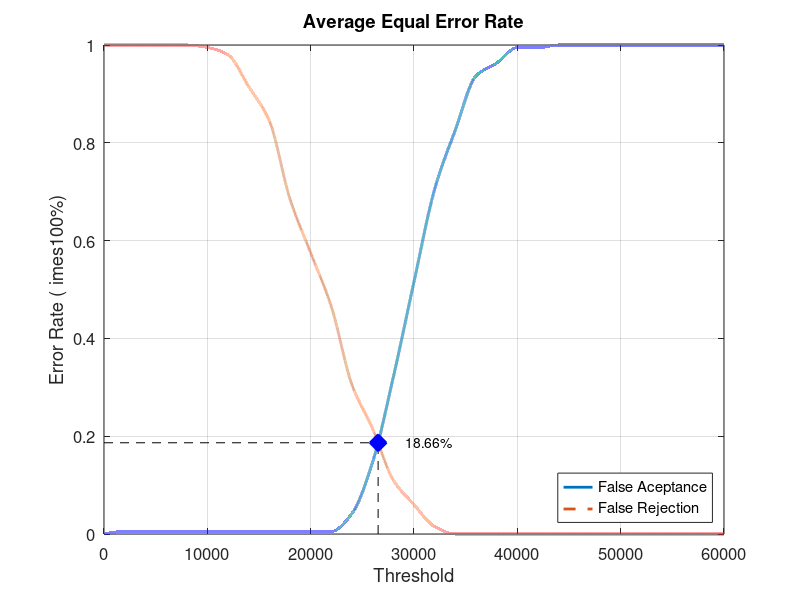
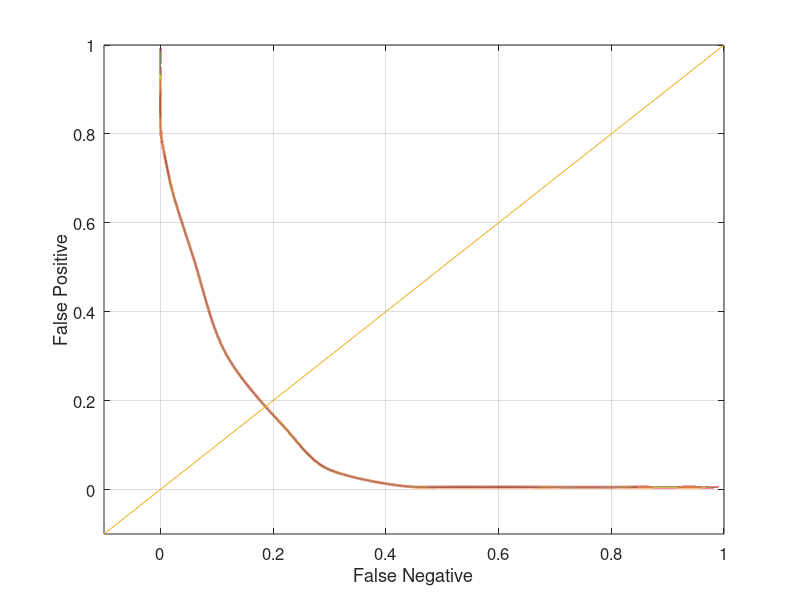

Recreate these plots in MATLAB, in order.
close all;
clear;
clc;
x = 0:2000:60000;
xq = 0:0.5:60000;

y0 = [0 0.00526316 0.00526316 0.00526316 0.00526316 0.00526316 0.00526316 0.00526316 0.00526316 0.00526316 0.00526316 0.00526316 0.0421053 0.147368 0.321053 0.515789 0.705263 0.826316 0.936842 0.963158 0.994737 0.994737 1 1 1 1 1 1 1 1 1]
yy0 = interp1(x, y0, xq, 'pchip');
y1 = [1 1 1 1 1 0.995 0.98 0.915 0.845 0.685 0.575 0.465 0.305 0.215 0.11 0.06 0.015 0 0 0 0 0 0 0 0 0 0 0 0 0 0]
yy1 = interp1(x, y1, xq, 'pchip');

% Calculating EER: 
y2 = abs(y0 - y1);
find(y2 == min(y2))
yy2 = abs(yy0 - yy1);
xEER = find(yy2 == min(yy2));
xEERIndex = xq(xEER) % X-axis EER
yEER = yy0(xEER) % Y-axis EER

main = figure
plot(xq, yy0,'-','LineWidth', 2);	hold on
plot(xq, yy1,'--','LineWidth', 2);	hold on
plot([xEERIndex xEERIndex], [0 yEER], 'k--');	hold on
plot([0 xEERIndex], [yEER yEER], 'k--');	hold on
plot(xEERIndex, yEER, 'bx', 'LineWidth', 10);	hold on
text(xEERIndex + 10 * xEERIndex / 100, yEER, [num2str(round((10000 * yEER)) / 100) '%'])
legend('False Aceptance', 'False Rejection', 'Location', 'SouthEast')
xlabel('Threshold')
ylabel('Error Rate (	imes100%)')
title('Average Equal Error Rate')
set(gca, 'FontSize', 12)
axis([0 60000 0 1])
grid on

print(main, 'Database2_2Main', '-dpng');
FNRxFPR = figure('Color', [1 1 1]);
plot(yy1, yy0, '-', yy1, yy0, 'LineWidth', 2);
hold on
y = -0.1:0.1:1
plot(y, y); 
set(gca, 'FontSize', 12)
xlabel('False Negative')
ylabel('False Positive')
axis([-0.1 1 -0.1 1])
set(gca, 'FontSize', 12)
grid on

print(FNRxFPR, 'Database2_2FNRxFPR','-dpng');
